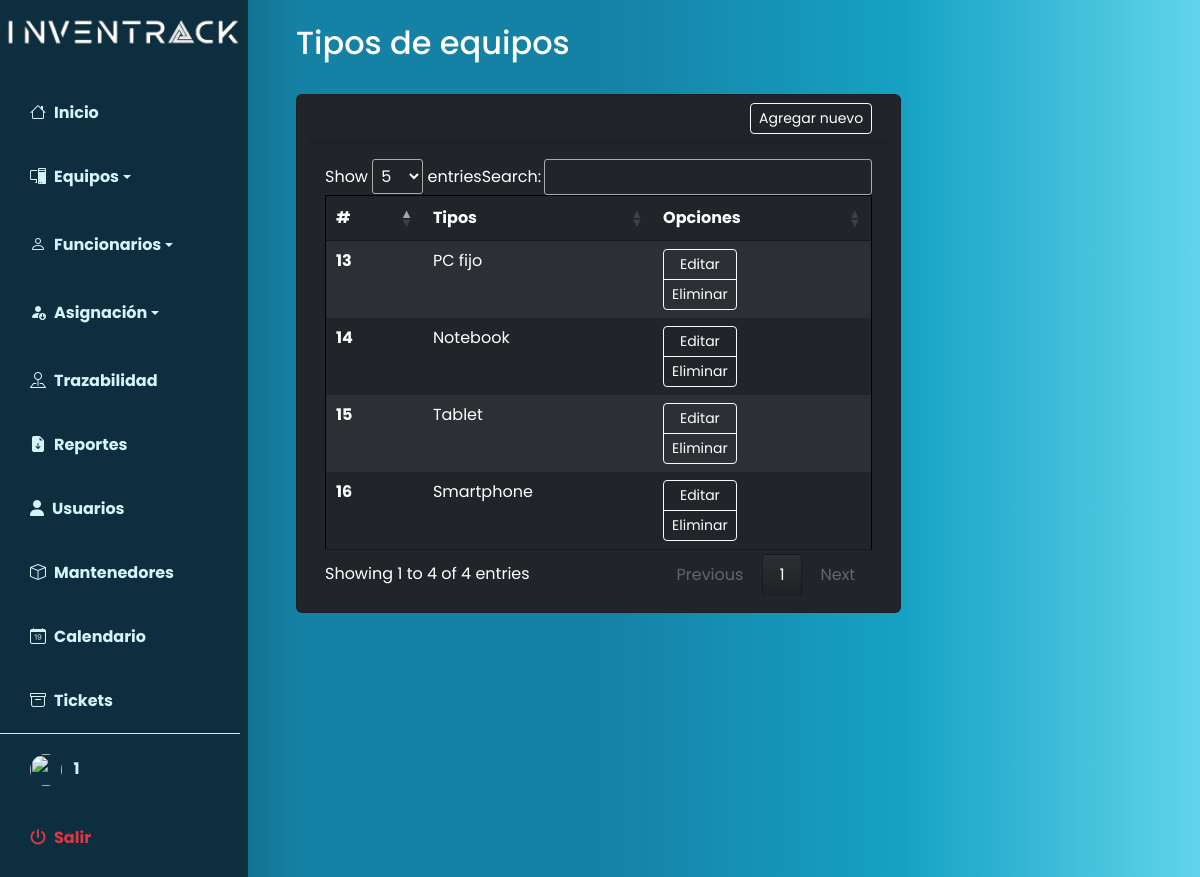
Page /index.php?p=mantenedores/tipoEquipo/index (signed in) on the committed database.
### tables this page shows
CREATE TABLE `tipo` (
  `id` int(10) NOT NULL,
  `tipo` varchar(50) NOT NULL
);

### index.php (called while the page is built, shortened)
<?php
$pagina = isset($_GET['p']) ? strtolower($_GET['p']) : 'home';
require_once 'includes/header.php';
require_once 'pages/' . $pagina . '.php';
require_once 'includes/footer.php';
?>

### pages/mantenedores/tipoEquipo/index.php (the view, shortened to what this page needs)
<?php
include("database/auth.php");
$query = "SELECT * FROM tipo";
$result = mysqli_query($connection, $query);
?>
<nav class="navbar navbar-expand-lg navbar-light bg-transparent py-4 px-4">
    <h2 class="fs-2 mx-4 text-white">Tipos de equipos</h2>
</nav>
<main class="container mx-5">
    <div class="row" id="contenedortabla">
        <div class="card text-bg-dark">
            <div class="card-header">
                <div class="d-flex justify-content-between align-items-center">
                    <div>
                        <a class="btn btn-sm text-white btn-outline-success border border-light"
                            href="index.php?p=mantenedores/tipoEquipo/create" role="button">Agregar nuevo</a>
                    </div>
                </div>
            </div>
            <div class="card-body table-responsive text-bg-dark ">
                <table class="table table-hover table-dark table-striped tableAux dataTables table-borderless">
                    <thead class="">
                        <tr>
                            <th scope="col">#</th>
                            <th scope="col">Tipos</th>
                            <th scope="col">Opciones</th>
                        </tr>
                    </thead>
                    <tbody>
                        <?php while ($fila = mysqli_fetch_array($result)): ?>
                            <tr>
                                <th scope="row">
                                    <?= $fila['id'] ?>
                                </th>
                                <td>
                                    <?= $fila['tipo'] ?>
                                </td>
                                <td>
                                    <div class="btn-group-vertical" role="group" aria-label="Vertical button group">
                                        <a href="index.php?p=mantenedores/tipoEquipo/edit&id=<?= $fila['id'] ?>"
                                            class="btn btn-sm text-white btn-outline-warning border border-light">Editar</a>
                                        <a href="javascript:borrar(<?= $fila['id'] ?>);"
                                            class="btn btn-sm text-white btn-outline-danger border border-light">Eliminar</a>
                                    </div>
                                </td>
                            </tr>
                        <?php endwhile; ?>
                    </tbody>
                </table>
            </div>
        </div>
    </div>
</main>

### includes/estilos.css (style rules this page uses)
:root { --main-bg-color: #ffda07; --main-text-color: #eee8e8; --second-text-color: #d3f5fa; --second-bg-color: #7fa897; }
#contenedortabla { position: relative; width: max-content; }
.tableAux { width: 595pt; border: 1px solid #000000ee; }

### includes/header.php (style rules this page uses)
body { font-family: 'Poppins', sans-serif; }

### rows in the picture
tipo: id "13", tipo "PC fijo"
tipo: id "14", tipo "Notebook"
tipo: id "15", tipo "Tablet"
tipo: id "16", tipo "Smartphone"

### other values in the picture
$_SESSION['username'] "1"
